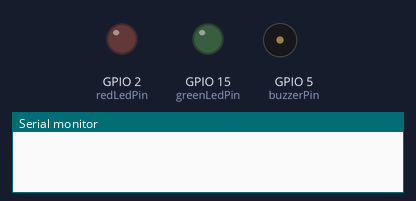
The sketch below on a simulated ESP32. Shown: output pins drawn as LEDs (lit = HIGH), buzzer (waves = sounding, pin HIGH), the last lines printed to the serial monitor. A WiFi scan finds three made-up networks.

Above: at 0.0 s.
At 2.1 s:
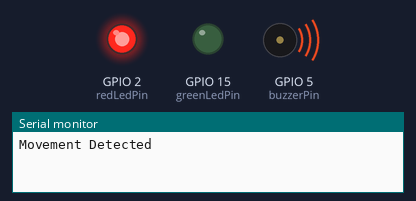
At 4.1 s:
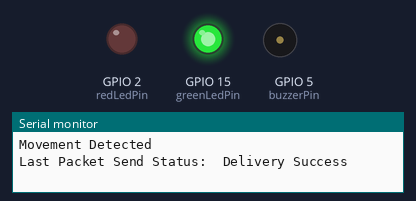
Timing chart, 0 to 5.6 s (numbered marks = the images above):
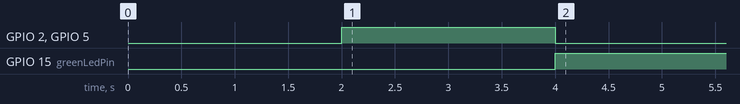

Measured:
- by itself, GPIO 2 (redLedPin), GPIO 5 (buzzerPin): LOW → HIGH at 2.0 s, → LOW 2.0 s later
- by itself, GPIO 15 (greenLedPin): LOW → HIGH at 4.0 s

The sketch:

Sender.ino
```cpp
#include <esp_now.h>
#include <WiFi.h>
#include <esp_sleep.h>
#include <esp_wifi.h>

// REPLACE WITH YOUR RECEIVER MAC Address
uint8_t broadcastAddress[] = { 0xA8, 0x42, 0xE3, 0x4A, 0x7F, 0x90 };

constexpr char WIFI_SSID[] = "Devil";

// Structure example to send data
// Must match the receiver structure
typedef struct struct_message {
  char deviceName[20];
  bool movementDetected;
} struct_message;

// Create a struct_message called myData
struct_message myData;

esp_now_peer_info_t peerInfo;
bool packetSent = false;  // Flag to track if the packet has been sent

//Initiate led's and buzzer
const int redLedPin = GPIO_NUM_2;
const int greenLedPin = GPIO_NUM_15;
const int buzzerPin = GPIO_NUM_5;

int32_t getWiFiChannel(const char *ssid) {
  if (int32_t n = WiFi.scanNetworks()) {
    for (uint8_t i = 0; i < n; i++) {
      if (!strcmp(ssid, WiFi.SSID(i).c_str())) {
        return WiFi.channel(i);
      }
    }
  }
  return 0;
}

void setup() {
  // Init Serial Monitor
  Serial.begin(115200);
  // Set device as a Wi-Fi Station
  WiFi.mode(WIFI_STA);

  pinMode(redLedPin, OUTPUT);
  pinMode(greenLedPin, OUTPUT);
  pinMode(buzzerPin, OUTPUT);

  int32_t channel = getWiFiChannel(WIFI_SSID);
  esp_wifi_set_channel(channel, WIFI_SECOND_CHAN_NONE);

  // Init ESP-NOW
  if (esp_now_init() != ESP_OK) {
    Serial.println("Error initializing ESP-NOW");
    return;
  }

  // Once ESPNow is successfully Init, we will register for Send CB to
  // get the status of transmitted packet
  esp_now_register_send_cb([](const uint8_t *mac_addr, esp_now_send_status_t status) {
    Serial.print("\r\nLast Packet Send Status:\t");
    if (status == ESP_NOW_SEND_SUCCESS) {
      Serial.println("Delivery Success");
      packetSent = true;  // Set flag to true when packet is successfully sent

    } else {
      Serial.println("Delivery Fail");
    }
  });

  // Register peer
  memcpy(peerInfo.peer_addr, broadcastAddress, 6);
  peerInfo.channel = 0;
  peerInfo.encrypt = false;

  // Add peer
  if (esp_now_add_peer(&peerInfo) != ESP_OK) {
    Serial.println("\nFailed to add peer");
    return;
  }

  if (esp_sleep_enable_ext0_wakeup(GPIO_NUM_4, 1) == ESP_OK) {
    Serial.println("Movement Detected");

    digitalWrite(redLedPin, 1);   // Turn on the red LED
    digitalWrite(greenLedPin, 0);  // Turn off the green LED
    digitalWrite(buzzerPin, 1);   // Turn on the buzzer
    delay(2000);                   // Wait for 2 seconds
    digitalWrite(redLedPin, 0);    // Turn off the red LED
    digitalWrite(buzzerPin, 0);    // Turn off the buzzer
    digitalWrite(greenLedPin, 1);

    // Set values to send
    strcpy(myData.deviceName, "Area 2");
    myData.movementDetected = true;
  } else {
    digitalWrite(redLedPin, 0);     // Turn off the red LED
    digitalWrite(greenLedPin, 1);  // Turn on the green LED
  }

  // Send message via ESP-NOW until packet is sent successfully
  while (!packetSent) {
    esp_now_send(broadcastAddress, (uint8_t *)&myData, sizeof(myData));
    delay(100);  // Wait for the transmission to complete
  }
  delay(300000);
  Serial.println("\nGoing to Sleep");
  // Go to deep sleep mode
  esp_deep_sleep_start();
}

void loop() {
  // Empty loop as it won't be executed during deep sleep
}
```
